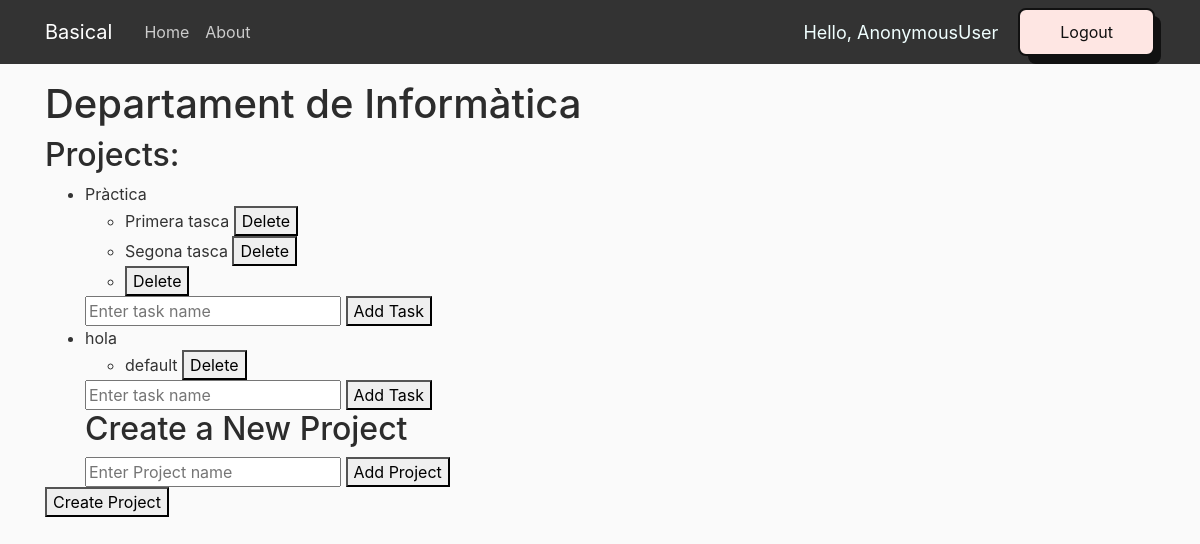
The page /department/1/ on the database as committed earlier.
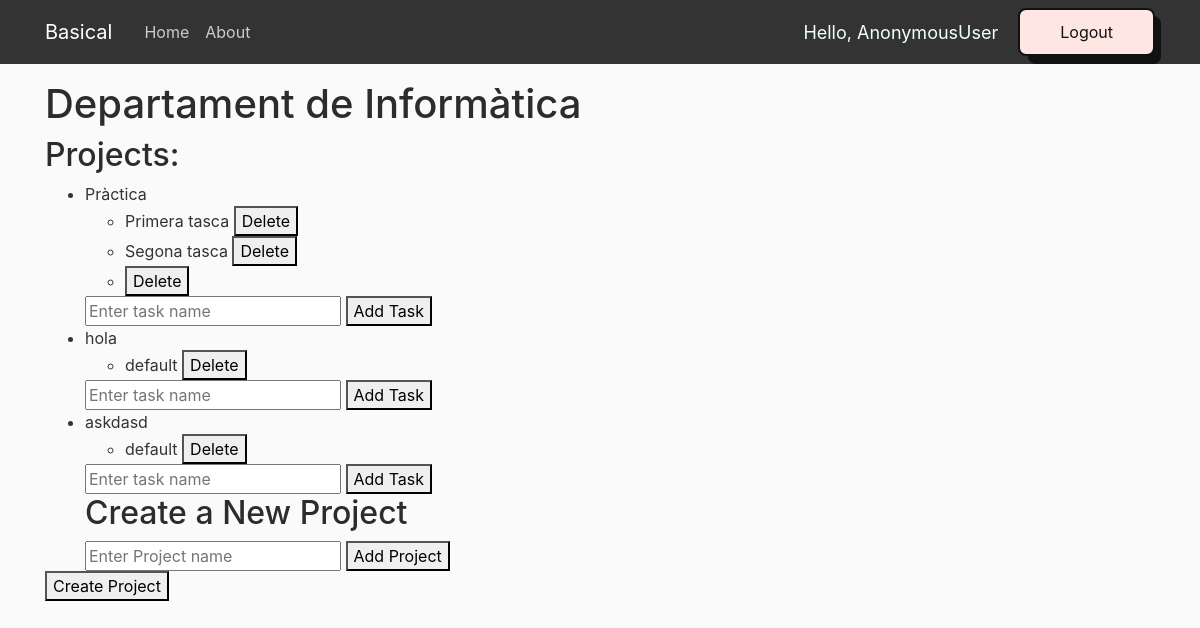
The same page on the database as committed later.
### web/models.py (models this page shows, shortened)
class Project(models.Model):
    name = models.CharField(max_length=256)
    tasks = models.ManyToManyField(Task)

class Task(models.Model):
    name = models.CharField(max_length=256)

### web/views.py (the view)
# urls.py: path('department/<int:department_id>/', views.department_detail, name='department_detail'),
def department_detail(request, department_id):
    department = get_object_or_404(Department, pk=department_id)
    return render(request, 'models/department_detail.html', {'department': department})

### web/templates/models/department_detail.html (shortened to what this page needs)
{% load static %}
<!DOCTYPE html>
<html>
    <head>
        <link rel="stylesheet" href="https://cdn.jsdelivr.net/npm/bootstrap@4.0.0/dist/css/bootstrap.min.css">
        <link rel="stylesheet" type="text/css" href="{% static 'web/home_css.css' %}">
    </head>
    <body>
        <header class="site-header">
            <nav class="navbar navbar-expand-md navbar-dark bg-steel fixed-top">
                <div class="container">
                    <a class="navbar-brand mr-4" href="/">Basical</a>
                    <div class="collapse navbar-collapse" id="navbarToggle">
                        <div class="navbar-nav mr-auto">
                            <a class="nav-item nav-link" href="/">Home</a>
                            <a class="nav-item nav-link" href="/about">About</a>
                        </div>
                        <div class="navbar-nav">
                            <span class="hello-msg">Hello, {{request.user}}</span>
                            <a href="/logout">
                                <button class="button-56" role="button">Logout</button>
                            </a>
                        </div>
                    </div>
                </div>
            </nav>
        </header>
        <div class="container">
            <h1>Departament de {{ department.name }}</h1>
            <h2>Projects:</h2>
            <ul>
                {% for project in department.projects.all %}
                    <li>{{ project.name }}</li>
                    {% if project.tasks.count > 0 %}
                        {% for task in project.tasks.all %}
                        <ul>
                            <li>{{ task.name }} <button class="delete-task" data-task-id="{{ task.id }}">Delete</button></li>
                        </ul>
                        {% endfor %}
                    {% else %}
                        <p>No tasks found for this project.</p>
                    {% endif %}
                    <form class="add-task-form" data-project-id="{{ project.id }}">
                        <input type="text" name="task-name" placeholder="Enter task name">
                        <button type="submit">Add Task</button>
                    </form>
                {% empty %}
                    <p>No projects found for this department.</p>
                {% endfor %}
                {% block content %}
                <h2>Create a New Project</h2>
                <form class="add-project-form" data-department-id="{{ department.id }}">
                    <input type="text" name="project-name" placeholder="Enter Project name">
                    <button type="submit">Add Project</button>
                </form>
                {% endblock %}
            </ul>
            <button onclick="showCreateProjectModal()">Create Project</button>
        </div>
    </body>
</html>

Rows that differ between the two databases and show on the page:
added Project: name "askdasd"
added Task: name "default", shown under "askdasd"
